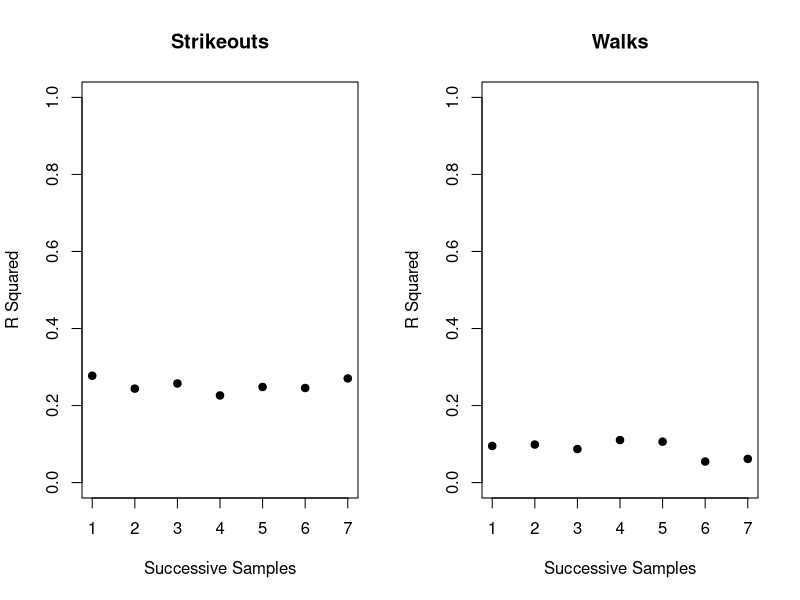

Write the R code that produced this figure.
#mainly for Russell, to replicate some things in R

#Basic data read into R command
data.in <- read.csv("k_bb_data.csv")

#print the start of the file
head(data.in)

#print some data summary information
summary(data.in)


#create a multiple window plot
par(mfrow=c(1,2))

#initialize a numeric vector of length 0
cor_v <- numeric(0)

#basic for loop structure: define i each loop as being in the vector 1 to 7. 
for(i in 1:7){
  #columns in a dataframe can be accessed with [row,column]
  #you can leave the row or column selector empty to select everything in that row or column
  rsq <- cor(data.in[,3],data.in[,3+i])^2
  #the c function appends one variable to another variable
  cor_v <- c(cor_v,rsq)
}
plot(cor_v,xlab="Successive Samples",ylab="R Squared",ylim=c(0,1),pch=19,main="Strikeouts")


#initialize a numeric vector of length 0
cor_v <- numeric(0)

#basic for loop structure: define i each loop as being in the vector 1 to 7. 
for(i in 1:7){
  #columns in a dataframe can be accessed with [row,column]
  #you can leave the row or column selector empty to select everything in that row or column
  rsq <- cor(data.in[,11],data.in[,11+i])^2
  #the c function appends one variable to another variable
  cor_v <- c(cor_v,rsq)
}
plot(cor_v,xlab="Successive Samples",ylab="R Squared",ylim=c(0,1),pch=19,main="Walks")
